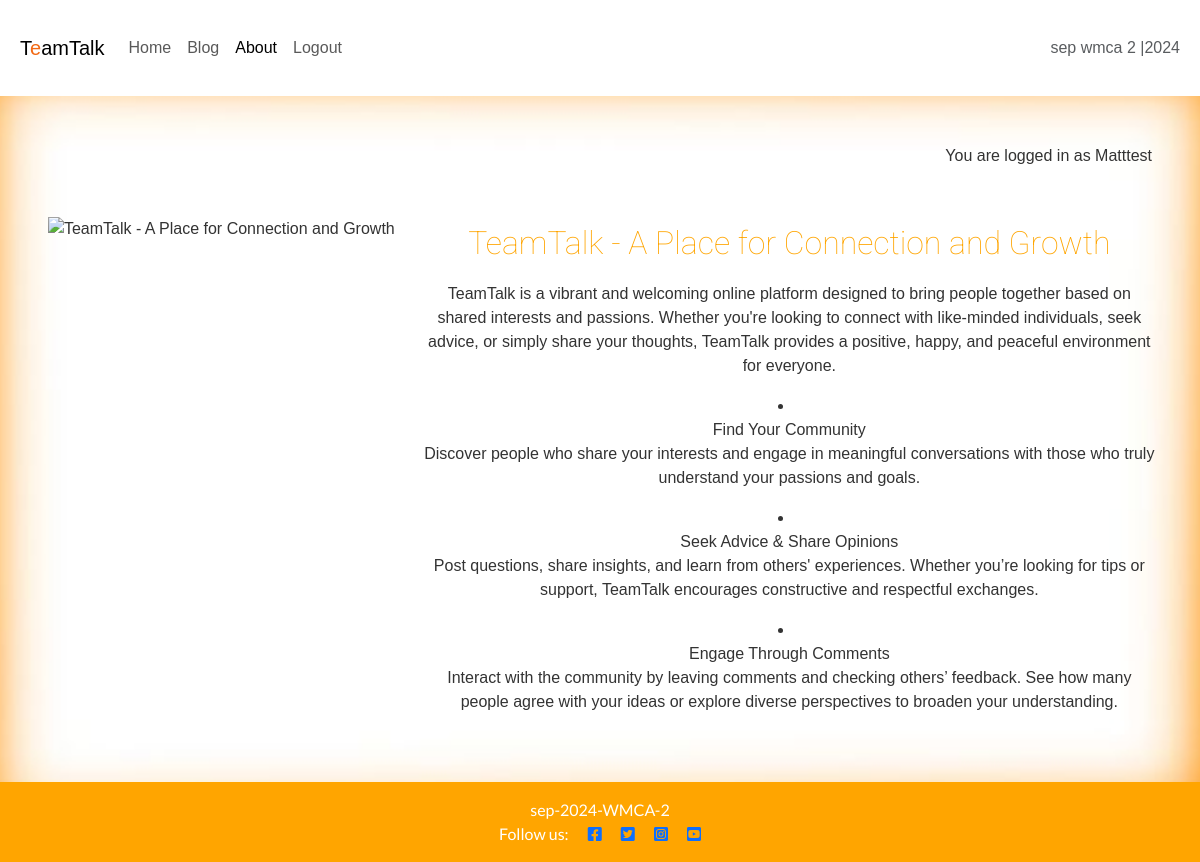
The page /about/ (signed in) on the database its author committed.
### about/models.py (models this page shows, shortened)
class About(models.Model):
    title = models.CharField(max_length=200)
    profile_image = CloudinaryField('image', default='placeholder')
    updated_on = models.DateTimeField(auto_now=True)
    content = models.TextField()

### about/views.py (the view)
# urls.py: path('', views.about_me, name='about'),
def about_me(request):
    about = About.objects.order_by('-updated_on').first()
    return render(
        request,
        "about/about.html",
        {"about": about},
    )

### about/templates/about/about.html (shortened to what this page needs)
{% extends 'base.html' %}
{% load static %}
{% load crispy_forms_tags %}
{% block content %}
<div class="container mt-5">
    <div class="row">
        <div class="col-12 col-md-4 text-center">
            {% if "placeholder" in about.profile_image.url %}
            <img src="{% static 'images/image1' %}" width="100%" class="profile-image" alt="{{ about.title }}">
            {% else %}
            <img src="{{ about.profile_image.url }}" width="100%" class="profile-image" alt="{{ about.title }}">
            {% endif %}
        </div>
        <div class="col-12 col-md-8">
            <h2 class="roboto-thin">{{ about.title }}</h2>
            {{ about.content | safe }}
        </div>
    </div>
</div>
{% endblock content %}

### templates/base.html (shortened to what this page needs)
{% load static %}
{% url 'post_detail' as post_detail_url %}
{% url 'home' as home_url %}
{% url 'about' as about_url %}
{% url 'account_login' as login_url %}
{% url 'account_signup' as signup_url %}
{% url 'account_logout' as logout_url %}
<!DOCTYPE html>
<html lang="en">
<head>
    <link rel="stylesheet" href="https://cdnjs.cloudflare.com/ajax/libs/font-awesome/5.15.3/css/all.min.css">
    <link href="https://cdn.jsdelivr.net/npm/bootstrap@5.3.3/dist/css/bootstrap.min.css" rel="stylesheet">
    <link rel="stylesheet" href="{% static 'css/style.css' %}">
</head>
<body class="d-flex flex-column min-vh-100 main-bg">
    <nav class="navbar navbar-expand-lg navbar-light bg-white">
        <div class="container-fluid">
            <a class="navbar-brand" href="{% url 'home' %}"><span class="brand">T<span class="red-o">e</span>am<span
                        class="thin">Talk</span></span></a>
            <div class="collapse navbar-collapse" id="navbarText">
                <ul class="navbar-nav me-auto mb-2 mb-lg-0">
                    <li class="nav-item">
                        <a class="nav-link {% if request.path == home_url %}active" aria-current="page{% endif %}"
                            href="{% url 'home' %}">Home</a>
                    </li>
                    <li class="nav-item">
                        <a class="nav-link {% if request.path == home_url %}active" aria-current="page{% endif %}"
                            href="{% url 'posts' %}">Blog</a>
                    </li>
                    <li class="nav-item">
                        <a class="nav-link {% if request.path == about_url %}active" aria-current="page{% endif %}"
                            href="{% url 'about' %}">About</a>
                    </li>
                    {% if user.is_authenticated %}
                    <li class="nav-item">
                        <a class="nav-link {% if request.path == logout_url %}active" aria-current="page{% endif %}"
                            href="{% url 'account_logout' %}">Logout</a>
                    </li>
                    {% endif %}
                </ul>
                <span class="navbar-text text-muted">
                    sep wmca 2 |2024
                </span>
            </div>
        </div>
    </nav>
    <main class="flex-shrink-0 flex-grow-1 main-bg">
        {% if user.is_authenticated %}
        <p class="text-end m-3">You are logged in as {{ user }}</p>
        {% else %}
        <p class="text-end m-3">You are not logged in</p>
        {% endif %}
        {% block content %}{% endblock content %}
    </main>
    <footer class="footer mt-auto py-3 dark-bg">
        <p class="m-0 text-center text-white">
      {% block copyright %}sep-2024-WMCA-2{% endblock copyright %}
</p>
<p class="m-0 text-center text-white">
    Follow us:
    <a href="https://www.facebook.com/" target="_blank"><i class="fab fa-facebook-square ms-3"></i></a>
    <a href="https://x.com/" target="_blank"><i class="fab fa-twitter-square ms-3"></i></a>
    <a href="https://www.instagram.com/" target="_blank"><i class="fab fa-instagram-square ms-3"></i></a>
    <a href="https://www.youtube.com/" target="_blank"><i class="fab fa-youtube-square ms-3"></i></a>
</p>
     </footer>
</body>
</html>

### static/css/style.css (style rules this page uses)
body { background-image: url(/static/images/TotFundal2.jpg); background-size: cover; background-position: center; background-repeat: no-repeat; margin: 0; font-family: Arial, sans-serif; background-color: #f7f7f7; color: #333333; }
.red-o { color: #f26914; }
header, footer { background-color: #f26914; color: white; text-align: center; padding: 1rem; font-family: 'Lato', sans-serif; }
footer { left: 0; bottom: 0; width: 100%; }
main { padding: 2rem; text-align: center; }
h1, h2 { margin: 0.5rem 0; font-family: "Roboto"; }
.roboto-thin { font-family: "Roboto", serif; font-weight: 100; font-style: normal; }
body { font-family: Arial, sans-serif; }
header, footer { text-align: center; background-color: orange; color: white; padding: 10px; }
h1, h2 { color: orange; margin-bottom: 20px; }
.container-fluid { padding: 20px; }

### rows shown on the page
About: title "TeamTalk - A Place for Connection and Growth", content "TeamTalk is a vibrant and welcoming online platform designed to bring people together based on shared interests and passions. Whether you're looking to connect with like-minded individuals, seek advice, or simply share your thoughts, TeamTalk provides a positive, happy, and peaceful environment for everyone. Find Your Community Discover people who share your interests and engage in meaningful conversations with those who truly understand your passions and goals. Seek Advice & Share Opinions Post questions, share insights, and learn from others' experiences. Whether you’re looking for tips or support, TeamTalk encourages constructive and respectful exchanges. Engage Through Comments Interact…"

### other values the page prints
{{ user }} "Matttest"
